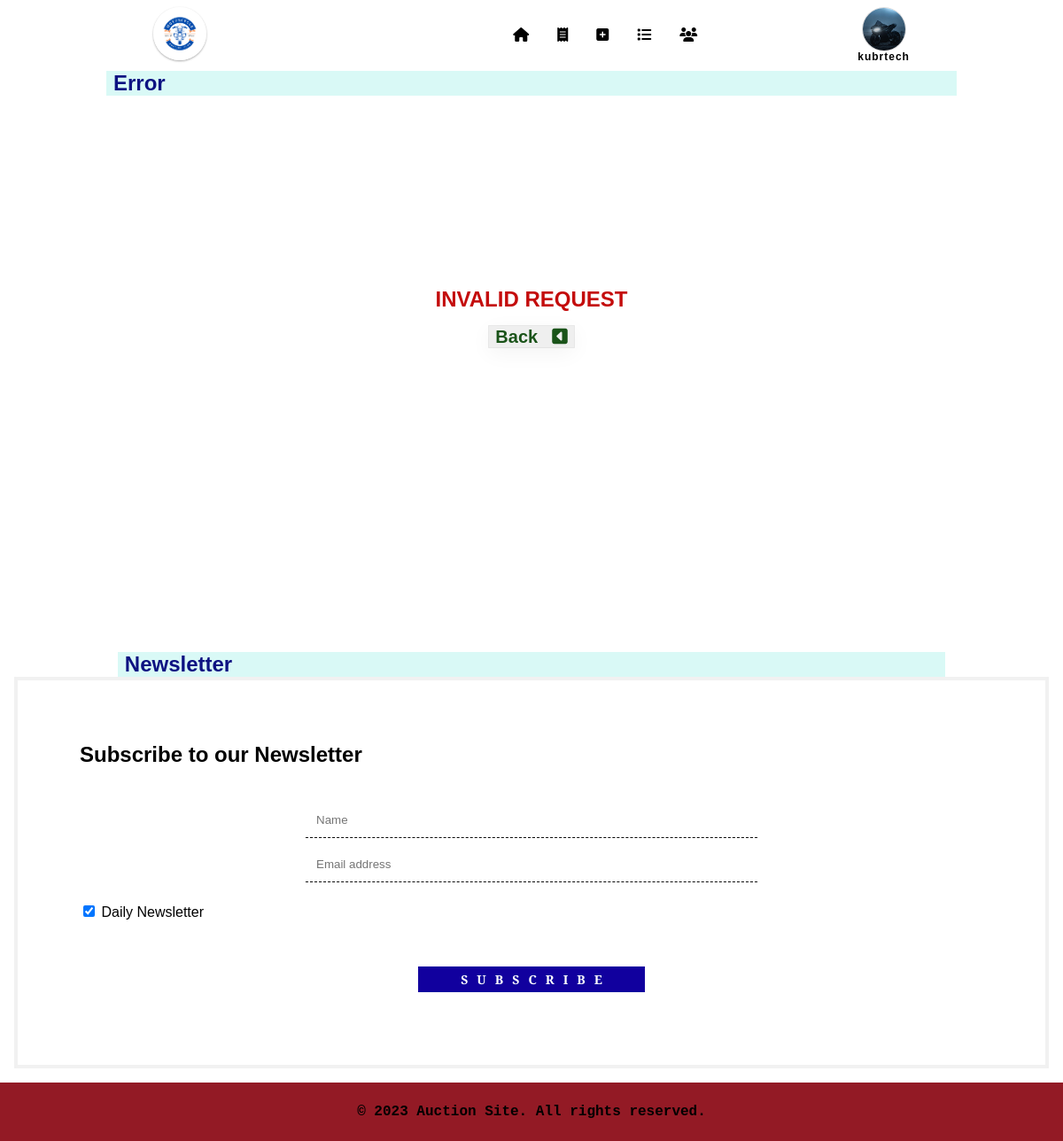
Page /filter-result (signed in) on the committed database.
### auction/models.py (models this page shows, shortened)
class User(AbstractUser):
    name = models.CharField(default="", max_length=20)
    firstName = models.CharField(default="", max_length=20)
    lastName = models.CharField(default="", max_length=20)
    dob = models.DateField()
    profile_picture = models.ImageField(
        upload_to="profile_pics/", null=True, blank=True
    )
    dob = models.DateField(default=date.today)
    mobileNo = models.CharField(
        max_length=15,
        validators=[
            RegexValidator(
                regex=r"^\d{10}$", message="Enter a valid 10-digit mobile number."
            )
        ],
        help_text="Enter your 10-digit mobile number",
        null=True,
        blank=True,
    )
    address = models.CharField(
        max_length=255, help_text="Enter your address", null=True, blank=True
    )

### auction/views.py (the view)
# urls.py: path("filter-result", views.filter_result, name="filter_result"),
def filter_result(request):
    site_name = "Motorcycles Auction Club"
    if request.method == "POST":
        brands = request.POST.getlist("brand")
        categories = request.POST.getlist("category")
        search_query = request.POST.get("search_query", "").strip()
        print(f"Selected Brands: {brands}")
        print(f"Selected Categories: {categories}")
        print(f"Search Query: {search_query}")
        print(f"Form POST Data: {request.POST}")
        categories = [cat for cat in categories if cat.strip()]
        brands = [bra for bra in brands if bra.strip()]
        if not brands and not categories and not search_query:
            return render(
                request,
                "auction/error.html",
                {
                    "site_name": site_name,
                    "message": "Please select at least one brand or category.",
                },
            )
        activeListings = Motorcycle.objects.filter(isActive=True).select_related(
            "category",
            "brand",
        )
        if brands:
            brands = Brand.objects.filter(brand_name__in=brands)
            activeListings = activeListings.filter(brand__in=brands)
        if categories:
            categories = Category.objects.filter(category_name__in=categories)
            activeListings = activeListings.filter(category__in=categories)
        if search_query:
            activeListings = activeListings.filter(name__icontains=search_query)
        selectedBrands = brands if brands else None
        selectedCategories = categories if categories else None
        print(f"Active Listings Count: {activeListings.count()}")
        if not activeListings.exists():
            print("No listings found matching the criteria.")
            return render(
                request,
                "auction/error.html",
                {"site_name": site_name, "message": "No match found."},
            )
        else:
            allBrands = Brand.objects.all()
            allCategories = Category.objects.all()
            return render(
                request,
                "auction/active_listing.html",
                {
                    "site_name": site_name,
                    "motorcycles": activeListings,
                    "brands": allBrands,
                    "categories": allCategories,
                    "selectedBrands": selectedBrands,
                    "selectedCategories": selectedCategories,
                },
            )
    else:
        return render(request, "auction/error.html", {"message": "Invalid request"})

### auction/templates/auction/error.html
{% extends "auction/layout.html" %}
{% load static %}
{% block body %}
    <main class="main" id="main">
        <div class="content-heading-container">
            <h1 class="content-heading">Error</h1>
        </div>
        <div class="error">
            <p class="message">{{ message }}</p>
            <a href="{% url 'active_listing' %}"><button class="back-btn">Back<i class="fa-solid fa-square-caret-left"></i></button></a>
        </div>
    </main>
{% endblock %}

### auction/templates/auction/layout.html (shortened to what this page needs)
{% load static %}
<!DOCTYPE html>
<html lang="en">
<head>
  <link rel="stylesheet" type="text/css" href="{% static 'auction/css/styles4.css' %}" />
  <link rel="stylesheet" href="https://cdnjs.cloudflare.com/ajax/libs/font-awesome/4.7.0/css/font-awesome.min.css" />
  <link rel="stylesheet" href="https://cdnjs.cloudflare.com/ajax/libs/font-awesome/6.4.0/css/all.min.css">
</head>
<body>
  <header id="header">
    <a href="{% url 'index' %}"><img class="logo" src="{% static 'auction/images/logo.png' %}" alt="Logo" /></a>
    <nav class="nav">
      <ul class="nav-menu">
        <li class="nav-item">
          <a id="navLink" class="nav-link" href="{% url 'index' %}"><span class="tooltip"><i
                class="fa-solid fa-house"></i><span class="tooltiptext">Home</span></span></a>
        </li>
        <li class="nav-item">
          <a id="navLink" class="nav-link" href="{% url 'active_listing' %}"><span class="tooltip"><i
                class="fa-solid fa-receipt"></i><span class="tooltiptext">Active Listings</span></span></a>
        </li>
        {% if user.is_authenticated %}
        <li class="nav-item">
          <a class="nav-link" href="{% url 'create' %}"><span class="tooltip"><i
                class="fa-solid fa-square-plus"></i><span class="tooltiptext">Create</span></span></a>
        </li>
        <li class="nav-item">
          <a class="nav-link" href="{% url 'watchlist' username=request.user.username %}"><span class="tooltip"><i
                class="fa-solid fa-list"></i><span class="tooltiptext">Watchlist</span></span></a>
        </li>
        <li class="nav-item">
          <a class="nav-link" href="{% url 'users' %}"><span class="tooltip"><i class="fa-solid fa-users"></i></span></a>
        </li>
        {% endif %}
      </ul>
    </nav>
    <div class="sign-in-auth">
      {% if user.is_authenticated %}
      <div class="profile-container">
        <a href="{% url 'user_profile' username=user.username %}" class="profile-link">
          <img class="profile-image"
            src="{% if user.profile_picture %}{{ user.profile_picture.url }}{% else %}{% static 'auction/images/user.png' %}{% endif %}"
            alt="{% if user.profile_picture %}{{ user.username }}'s Profile Picture{% else %}Default Profile Picture{% endif %}" />
        </a>
      </div>
      <div class="sign-in" id="sign-in">
        <p><strong>{{ user.username }}</strong></p>
      </div>
      {% endif %}
    </div>
  </header>
{% block body %}
{% endblock %}
{% block newsletter %}
<section class="news-letter-section">
  <div class="content-heading-container">
    <h3 class="content-heading">Newsletter</h3>
  </div>
  <form class="newsletter-form" action="action_page.php">
    <div class="news-letter-container">
      <h2>Subscribe to our Newsletter</h2>
    </div>
    <div class="news-letter-container" style="background-color:white">
      <input type="text" placeholder="Name" name="name" required>
      <input type="text" placeholder="Email address" name="mail" required>
      <label>
        <input type="checkbox" checked="checked" name="subscribe"> Daily Newsletter
      </label>
    </div>
    <div class="subscribe-btn">
      <button type="submit" class="buttonOne" role="button">Subscribe</button>
    </div>
  </form>
</section>
{% endblock newsletter %}
<footer>
  <div class="footer-content">
    <p>&copy; 2023 Auction Site. All rights reserved.</p>
  </div>
</footer>
</body>
</html>

### auction/static/auction/css/styles4.css (style rules this page uses)
footer { width: 100%; height: auto; display: block; width: 100%; position: relative; left: 0; bottom: 0; text-align: center; background-color: #931a25; }
.footer-content { font-size: clamp(0.875rem, 2vw, 1rem); font-weight: 600; font-family: "Courier New", Courier, monospace; color: #000; padding: 0.5rem; }
header { display: flex; flex-wrap: wrap; flex-direction: row; align-items: center; justify-content: space-evenly; height: auto; padding: 0.5rem; overflow: hidden; }
.logo { width: 75px; height: 75px; border-radius: 50%; box-shadow: 0px 1px 3px 0px rgba(0, 0, 0, 0.12), 0px 1px 2px 0px rgba(0, 0, 0, 0.24); }
.nav-menu { display: flex; list-style-type: none; padding: 0; margin: 0; }
.nav-item { margin: 0 2em; }
.nav-link { text-decoration: none; color: #000; font-size: clamp(0.875rem, 2vw, 1rem); font-weight: 700; }
.nav-link .tooltip { position: relative; display: inline-block; }
.sign-in-auth { display: flex; flex-direction: column; justify-content: center; align-items: center; width: auto; }
.profile-container { display: flex; align-items: center; }
.profile-link { display: inline-block; }
.profile-link .profile-image { display: block; width: 48px; height: 48px; -o-object-fit: fill; object-fit: fill; border-radius: 50%; box-shadow: rgba(0, 0, 0, 0.02) 0px 1px 3px 0px, rgba(27, 31, 35, 0.15) 0px 0px 0px 1px; }
.sign-in p { margin: 0; font-size: clamp(0.625rem, 3vw, 0.75rem); color: #000; letter-spacing: 1px; }
@media (max-width: 1200px) { .logo { width: 60px; height: 60px; } }
@media (max-width: 1200px) { .nav-item { margin: 0 1em; } }
@media (max-width: 1200px) { .profile-image { width: 35px; height: 35px; } }
.error { width: 100%; height: 500px; display: flex; align-items: center; justify-content: center; flex-flow: column wrap; text-transform: uppercase; }
.message { color: #c40c0c; font-size: clamp(1rem, 2vw, 2rem); font-weight: 700; text-align: center; margin: 0; }
.back-btn { width: 6rem; height: 1.5rem; border: none; outline: none; font-weight: 700; cursor: pointer; margin-top: 1rem; color: #1a5319; font-size: clamp(1rem, 2vw, 1.25rem); box-shadow: rgba(0, 0, 0, 0.05) 0px 6px 24px 0px, rgba(0, 0, 0, 0.08) 0px 0px 0px 1px; }
.back-btn .fa-square-caret-left { margin-left: 1rem; }
* { box-sizing: border-box; }
html { font-size: 16px; }
body, html { margin: 0; height: 100%; box-sizing: border-box; scroll-behavior: smooth; font-family: "Lucida Sans", "Lucida Sans Regular", "Lucida Grande", "Lucida Sans Unicode", Geneva, Verdana, sans-serif; }
h1, h2, h3, h4, h5, h6 { margin: 0; padding: 0; }
img { max-width: 100%; -o-object-fit: cover; object-fit: cover; }
#main { width: 100%; min-height: 80%; }
.content-heading-container { width: 80%; margin: auto; display: flex; padding: 0 0.5rem; align-items: center; background-color: rgba(64, 224, 208, 0.2); justify-content: space-between; }
.content-heading-container .content-heading { width: 100%; color: #0d1282; text-align: start; font-weight: 900; font-size: clamp(1.25rem, 2vw, 1.75rem); }
.buttonOne { width: 16rem; padding: 5px 10px; color: #fff; border: none; cursor: pointer; font-size: clamp(0.5rem, 3vw, 0.875rem); letter-spacing: 10px; text-align: center; text-transform: uppercase; background-color: #11009e; font-family: "Baskervville SC", serif; font-weight: 700; transition: all 0.5s ease-in-out; }
.news-letter-section { padding: 1rem; position: relative; }
.news-letter-section .newsletter-form { padding: 50px; border: 4px solid #f1f1f1; }
.news-letter-section .news-letter-container { display: flex; flex-flow: column wrap; gap: 10px; padding: 20px; }
.news-letter-section .subscribe-btn { display: flex; align-items: center; justify-content: center; margin: 2rem; }
.news-letter-section input[type=text] { display: inline-block; margin: auto; width: 50%; padding: 12px; outline: none; border: none; border-bottom: 1px dashed black; }
.news-letter-section input[type=checkbox] { margin-top: 16px; }

### rows in the picture
User: profile_picture (picture), username "kubrtech"

### other values in the picture
{{ message }} "INVALID REQUEST"
